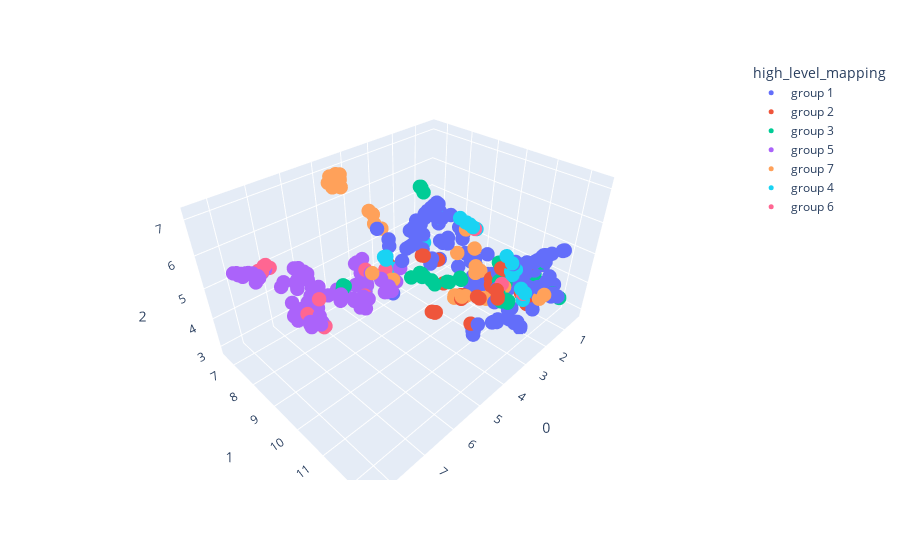

Notebook code cell kept with this figure:
### Code cell
import plotly.express as px
# df = px.data.iris()
fig = px.scatter_3d(doc_vecs_u_mapped_df, x=0, y=1,z=2,
              color='high_level_mapping', color_discrete_sequence=px.colors.qualitative.Plotly)
fig.update_traces(marker=dict(size=5))
# fig.update_layout(yaxis_range=[5,12])
fig.write_html("umap_3d.html")
fig.show()
